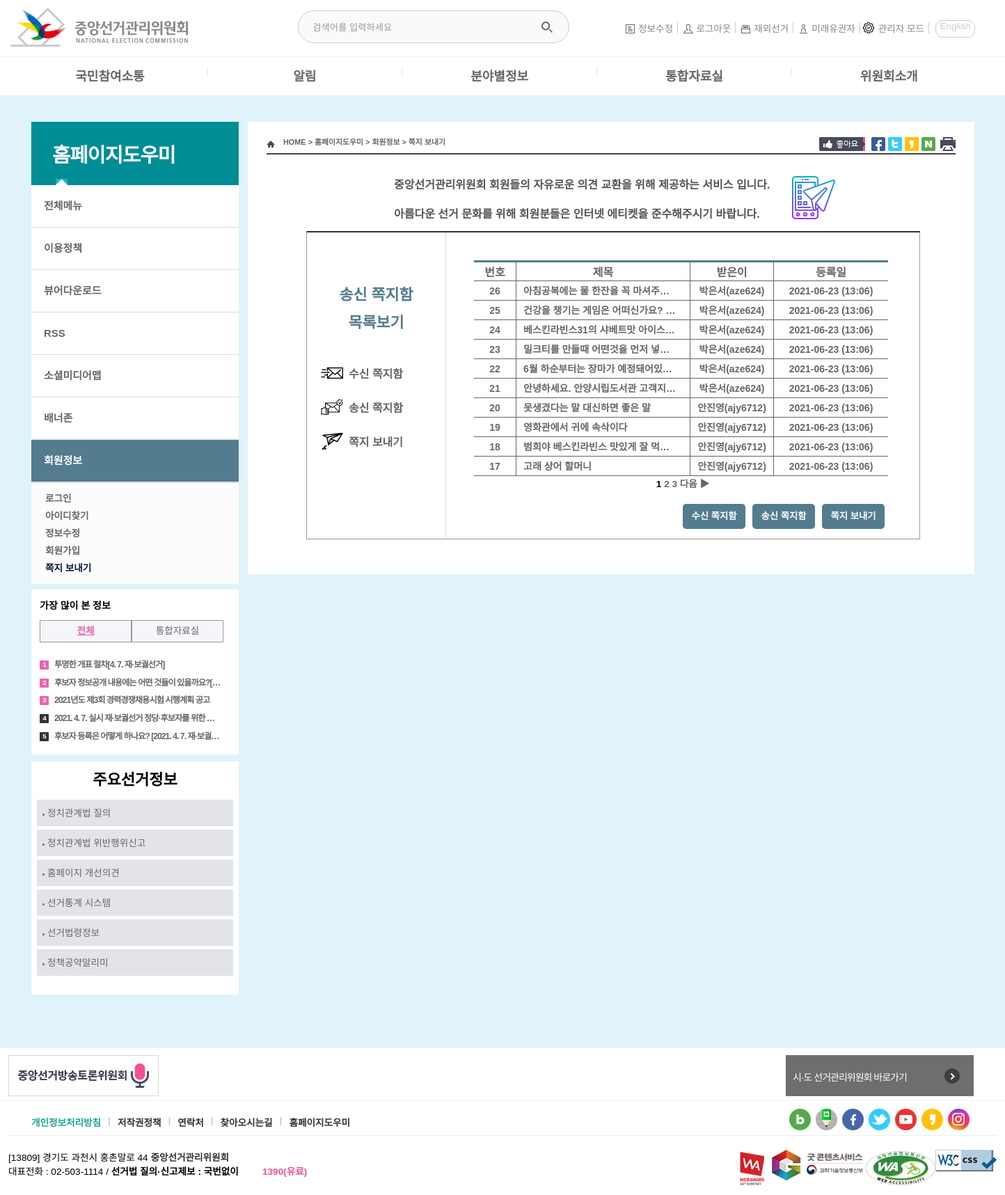
Screenshot of /sub10/message_box.php?mode=send (signed in) with the database file from the repository.
### tables this page shows
CREATE TABLE `message` (
  `num` int(11) NOT NULL,
  `send_id` char(20) NOT NULL,
  `rv_id` char(20) NOT NULL,
  `subject` char(200) NOT NULL,
  `content` text NOT NULL,
  `regist_day` char(20) DEFAULT NULL
);

CREATE TABLE `members` (
  `num` int(11) NOT NULL,
  `id` char(15) NOT NULL,
  `pass` char(15) NOT NULL,
  `name` char(10) NOT NULL,
  `email` char(80) DEFAULT NULL,
  `regist_day` char(20) DEFAULT NULL,
  `level` int(11) DEFAULT NULL,
  `point` int(11) DEFAULT NULL
);

### sub10/message_box.php (the view, shortened to what this page needs)
<!DOCTYPE html>
<html lang="ko">
<head>
	<link rel="stylesheet" href="css/common_style.css"/>
	<link rel="stylesheet" href="css/sub10.css"/>
	<link rel="stylesheet" href="css/common_style2.css"/>
</head>
<body>
	<header>
		<?php include "header.php";?>
	</header>
	<section>
		<div id="wrapper">
		<div id="container">
			<div class="asidewrap">
				<div class="aside1">
					<div class="aside1_subj">홈페이지도우미</div>
						<div class="sidewrap">
							<div class="sidemenu">
								<span class="title">전체메뉴</span>
							</div>
							<div class="sidemenu">
								<span class="title">이용정책</span>
							</div>
							<div class="sidemenu">
								<span class="title">뷰어다운로드</span>
							</div>
							<div class="sidemenu">
								<span class="title">RSS</span>
							</div>
							<div class="sidemenu">
								<span class="title">소셜미디어맵</span>
							</div>
							<div class="sidemenu">
								<span class="title">배너존</span>
							</div>
							<div class="sidemenu">
								<span class="title">회원정보</span>
									<div class="subsidemenu">
										<ul class="sidecontent cf">
											<li><a href="#">로그인</a></li>
											<li><a href="#">아이디찾기</a></li>
											<li><a href="#">정보수정</a></li>
											<li><a href="#">회원가입</a></li>
											<li><a href="message_box.php">쪽지 보내기</a></li>
										</ul>
									</div>
							</div>
					</div>
				</div>
				<div class="aside2">
						<h3>가장 많이 본 정보</h3>
						<div class="tab_wrap">
							<div class="tab">
								<ul class="tabs">
									<li><a href="#panelS-1" class="active">전체</a></li>
									<li><a href="#panelS-2">통합자료실</a></li>
								</ul>
							</div>
							<div id="panelS-1" class="tab_content panel">
								<ul class="cf">
									<li class="content cf">
										<a href="#">
										<span class="bullet_num_pink">1</span>
										투명한 개표 절차[4. 7. 재·보궐선거]
										</a>
									</li>
									<li class="content cf">
										<a href="#">
										<span class="bullet_num_pink">2</span>
										후보자 정보공개 내용에는 어떤 것들이 있을까요?[재보궐선거]
										</a>
									</li>
									<li class="content cf">
										<a href="#">
										<span class="bullet_num_pink">3</span>
											2021년도 제3회 경력경쟁채용시험 시행계획 공고
										</a>
									</li>
									<li class="content cf">
										<a href="#">
										<span class="bullet_num">4</span>
											2021. 4. 7. 실시 재·보궐선거 정당·후보자를 위한 선거사무안내
										</a>
									</li>
									<li class="content cf">
										<a href="#">
										<span class="bullet_num">5</span>
											후보자 등록은 어떻게 하나요? [2021. 4. 7. 재·보궐선거]
										</a>
									</li>
								</ul>
							</div>
						</div>
					</div>
				<div class="aside3">
					<h3>주요선거정보</h3>
					<ul>
						<li><a href="#">정치관계법 질의</a></li>
						<li><a href="#">정치관계법 위반행위신고</a></li>
						<li><a href="#">홈페이지 개선의견</a></li>
						<li><a href="#">선거통계 시스템</a></li>
						<li><a href="#">선거법령정보</a></li>
						<li><a href="#">정책공약알리미</a></li>
					</ul>
				</div>
			</div>
			<div class="article1">
				<div class="menulog">
					<span class="homeicon"></span>
					<span class="location">HOME > 홈페이지도우미 > 회원정보 > 쪽지 보내기 </span>
					<span class="print_btn"></span>
					<span class="sns_n"></span>
					<span class="sns_k"></span>
					<span class="sns_t"></span>
					<span class="sns_f"></span>
					<span class="like_btn"></span>
				</div>
			<div class="message_info">
			<p>중앙선거관리위원회 회원들의 자유로운 의견 교환을 위해 제공하는 서비스 입니다.<br><br>
			아름다운 선거 문화를 위해 회원분들은 인터넷 에티켓을 준수해주시기 바랍니다.</p>
			<div class="message_img">
				<img src="images/messenger.png">
			</div>
		</div>
		<div class="message_box">
			<div class="message_menu_wrap">
	    <h3 id="write_title2">
<?php
 		if (isset($_GET["page"]))
			$page = $_GET["page"];
		else
			$page = 1;
		$mode = $_GET["mode"];
		if ($mode=="send")
			echo "송신 쪽지함 <br> 목록보기";
		else
			echo "수신 쪽지함 <br> 목록보기";
?>
		</h3>
		<ul class="top_buttons">
			<li class="mail_snd"><span><a href="message_box.php?mode=rv">수신 쪽지함</a></span></li>
			<li class="mail_rcv"><span><a href="message_box.php?mode=send">송신 쪽지함</a></span></li>
			<li class="plane"><span><a href="message_form.php">쪽지 보내기</a></span></li>
		</ul>
		  </div>
		<div class="sndrcv_message">
		<ul id="message_box">
			<li>
				<span class="mb_col1">번호</span>
				<span class="mb_col2">제목</span>
				<span class="mb_col3">
<?php
					if ($mode=="send")
						echo "받은이";
					else
						echo "보낸이";
?>
				</span>
				<span class="mb_col4">등록일</span>
			</li>
<?php
	$con = mysqli_connect("localhost", DBuser, DBpass, DBname);
	if ($mode=="send")
		$sql = "select * from message where send_id='$userid' order by num desc";
	else
		$sql = "select * from message where rv_id='$userid' order by num desc";
	$result = mysqli_query($con, $sql);
	$total_record = mysqli_num_rows($result);
	$scale = 10;
	if ($total_record % $scale == 0)
		$total_page = floor($total_record/$scale);
	else
		$total_page = floor($total_record/$scale) + 1;
	$start = ($page - 1) * $scale;
	$number = $total_record - $start;
   for ($i=$start; $i<$start+$scale && $i < $total_record; $i++)
   {
      mysqli_data_seek($result, $i);
      $row = mysqli_fetch_array($result);
      $num    = $row["num"];
      $subject     = $row["subject"];
      $regist_day  = $row["regist_day"];
      if ($mode=="send")
	  		$msg_id = $row["rv_id"];
      else
	  		$msg_id = $row["send_id"];
      $result2 = mysqli_query($con, "select name from members where id='$msg_id'");
      $record = mysqli_fetch_array($result2);
      $msg_name     = $record["name"];
?>
			<li>
				<span class="sb_col1"><?=$number?></span>
				<span class="sb_col2"><a href="message_view.php?mode=<?=$mode?>&num=<?=$num?>"><?=$subject?></a></span>
				<span class="sb_col3"><?=$msg_name?>(<?=$msg_id?>)</span>
				<span class="sb_col4"><?=$regist_day?></span>
			</li>
<?php
	   $number--;
   }
?>
		</ul>
		<ul id="page_num">
<?php
	if ($total_page>=2 && $page >= 2)
	{
		$new_page = $page-1;
		echo "<li><a href='message_box.php?mode=$mode&page=$new_page'>◀ 이전</a> </li>";
	}
	else
		echo "<li>&nbsp;</li>";
   	for ($i=1; $i<=$total_page; $i++)
   	{
			if ($page == $i)
			{
				echo "<li><b> $i </b></li>";
			}
			else
			{
				echo "<li> <a href='message_box.php?mode=$mode&page=$i'> $i </a> <li>";
			}
   	}
   	if ($total_page>=2 && $page != $total_page)
   	{
			$new_page = $page+1;
			echo "<li> <a href='message_box.php?mode=$mode&page=$new_page'>다음 ▶</a> </li>";
		}
		else
			echo "<li>&nbsp;</li>";
?>
		</ul>
		<ul class="box_buttons">
			<li><button onclick="location.href='message_box.php?mode=rv'">수신 쪽지함</button></li>
			<li><button onclick="location.href='message_box.php?mode=send'">송신 쪽지함</button></li>
			<li><button onclick="location.href='message_form.php'">쪽지 보내기</button></li>
		</ul>
		</div>
	</div>
	</section>
	<footer>
		<?php include "footer.php";?>
	</footer>
</body>
</html>

### sub10/css/common_style.css (style rules this page uses)
* { margin: 0; padding: 0; }
ul, li { list-style: none; }
body { font-family: '맑은 고딕', '돋움',"malgun gothic","나눔고딕","Nanum Gothic","AppleGothic","dotum", sans-serif; font-weight: bold; font-size: 0.85em; }
img { border: 0; }
.cf:after { content: ''; display: block; clear: both; }
#wrapper { width: 1420px; margin: 0 auto; }

### rows the page displays
message: subject "아침공복에는 물 한잔을 꼭 마셔주…", members.name "박은서", rv "aze624", regist_day "2021-06-23 (13:06)"
message: subject "건강을 챙기는 게임은 어떠신가요?…", members.name "박은서", rv "aze624", regist_day "2021-06-23 (13:06)"
message: subject "베스킨라빈스31의 샤베트맛 아이스…", members.name "박은서", rv "aze624", regist_day "2021-06-23 (13:06)"
message: subject "밀크티를 만들때 어떤것을 먼저 넣…", members.name "박은서", rv "aze624", regist_day "2021-06-23 (13:06)"
message: subject "6월 하순부터는 장마가 예정돼어있…", members.name "박은서", rv "aze624", regist_day "2021-06-23 (13:06)"
message: subject "안녕하세요. 안양시립도서관 고객지…", members.name "박은서", rv "aze624", regist_day "2021-06-23 (13:06)"
message: subject "못생겼다는 말 대신하면 좋은 말", members.name "안진영", rv "ajy6712", regist_day "2021-06-23 (13:06)"
message: subject "영화관에서 귀에 속삭이다", members.name "안진영", rv "ajy6712", regist_day "2021-06-23 (13:06)"
message: subject "범희야 베스킨라빈스 맛있게 잘 먹…", members.name "안진영", rv "ajy6712", regist_day "2021-06-23 (13:06)"
message: subject "고래 상어 할머니", members.name "안진영", rv "ajy6712", regist_day "2021-06-23 (13:06)"
